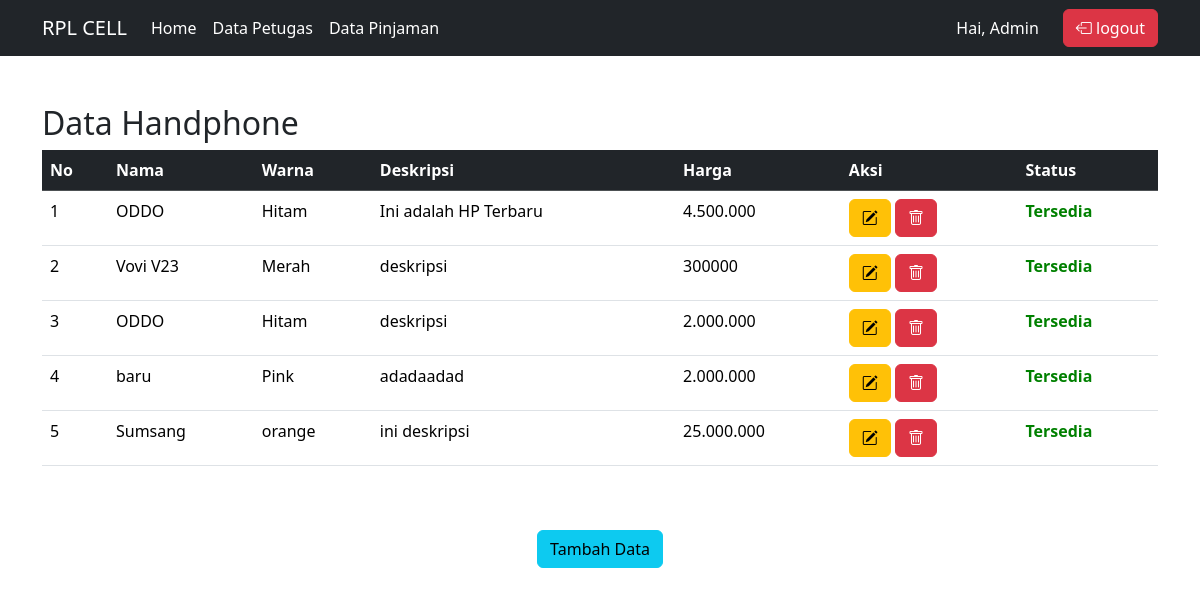
The page /auth/dashboard.php (signed in) on the database its author committed.
### tables this page shows
CREATE TABLE `tb_konter` (
  `id` int(50) NOT NULL,
  `nama` varchar(100) NOT NULL,
  `warna` varchar(30) NOT NULL,
  `deskripsi` varchar(500) NOT NULL,
  `harga` varchar(50) NOT NULL,
  `status` enum('Tersedia','Dipinjam') DEFAULT 'Tersedia'
);

### auth/dashboard.php (the view, shortened to what this page needs)
<!DOCTYPE html>
<html lang="en">
  <head>
    <link href="https://cdn.jsdelivr.net/npm/bootstrap@5.3.3/dist/css/bootstrap.min.css" rel="stylesheet"
>
    <link rel="stylesheet" href="https://cdn.jsdelivr.net/npm/bootstrap-icons@1.10.5/font/bootstrap-icons.css">
  </head>
<body>
<nav class="navbar navbar-expand-lg navbar-dark bg-dark">
  <div class="container">
    <a class="navbar-brand" href="#">RPL CELL</a>
    <div class="collapse navbar-collapse" id="navbarSupportedContent">
      <ul class="navbar-nav me-auto mb-2 mb-lg-0">
        <li class="nav-item">
          <a class="nav-link active" aria-current="page" href="dashboard.php">Home</a>
        </li>
        <li class="nav-item">
          <a class="nav-link active" href="modul/mod_petugas.php">Data Petugas</a>
        </li>
        <li class="nav-item">
          <a class="nav-link active" href="data_pinjam.php">Data Pinjaman</a>
        </li>
      </ul>
      <form class="d-flex align-items-center">
        <span class="text-white me-4 d-flex">
          Hai, <?php echo htmlspecialchars($_SESSION['nama']); ?>
        </span>
        <a href="../auth/logout.php" role="button" class="btn btn-danger"><i class="bi bi-box-arrow-left"></i> logout</a>
      </form>
    </div>
  </div>
</nav>
    <div class="container mt-5">
        <h2>Data Handphone</h2>
<div class="table-responsive">
        <thead>
        <tr>
       <table class="table table-hover">
            <tr class="table-utama table-dark bg-dark">
            <th>No</th>
            <th>Nama</th>
            <th>Warna</th>
            <th>Deskripsi</th>
            <th>Harga</th>
            <th>Aksi</th>
            <th>Status</th>
        </tr>
        <?php
        include '../config/koneksi.php';
        $sql="select * from tb_konter order by id";
        $hasil=mysqli_query($koneksi,$sql);
        $id=0;
        while ($row = mysqli_fetch_array($hasil)) {
            $id++;
            ?>
        </thead>
        <tbody>
            <tr>
            <td><?php echo $id;?></td>
            <td><?php echo $row ['nama'];?></td>
            <td><?php echo $row ['warna'];?></td>
            <td><?php echo $row ['deskripsi'];?></td>
            <td><?php echo $row ['harga'];?></td>
            <td><a href="edit.php?id=<?php echo $row['id']; ?>" class="btn btn-warning"><i class="bi bi-pencil-square"></i></a>
                <a href="dashboard.php?id=<?php echo $row['id']; ?>" onclick="return confirm
                ('Apakah anda yakin ingin menghapus data ini?')"
                class="btn btn-danger"><i class="bi bi-trash"></i></a>
            </td>
            <td>
              <span style="color: <?php echo ($row['status'] == 'Tersedia') ? 'green' : 'red'; ?>; font-weight:bold;">
              <?php echo $row['status']; ?>
              </span>
            </td>
        </tr>
        </tbody>
        <?php
        }
        ?>
</div>
      </div>
<div class="d-flex justify-content-center mt-5">
        <a href="create.php" role="button" class="btn btn-info">Tambah Data</a>
</div>
  </body>
</html>

### rows shown on the page
tb_konter: nama "ODDO", warna "Hitam", deskripsi "Ini adalah HP Terbaru", harga "4.500.000", status "Tersedia"
tb_konter: nama "Vovi V23", warna "Merah", deskripsi "deskripsi", harga "300000", status "Tersedia"
tb_konter: nama "ODDO", warna "Hitam", deskripsi "deskripsi", harga "2.000.000", status "Tersedia"
tb_konter: nama "baru", warna "Pink", deskripsi "adadaadad", harga "2.000.000", status "Tersedia"
tb_konter: nama "Sumsang", warna "orange", deskripsi "ini deskripsi", harga "25.000.000", status "Tersedia"

### other values the page prints
$_SESSION['nama'] "Admin"
